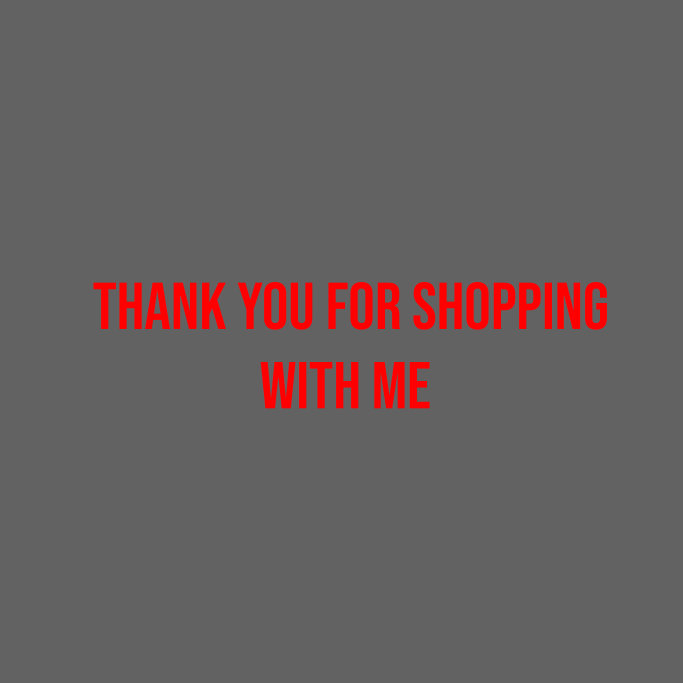
#> input picture assets/hide_me.png, 2048 x 2048 px (shown at 1/3 size); its folder holds only this picture in this run
$ python -i psd_builder.py   (imports and definitions only)
#> lines starting #> are read from the running program, lines starting #| are printed output that depends on the picture
#> further down, picture is the input picture: PIL image 2048x2048 RGBA; mean R, G, B, A 75.5, 66.6, 66.6, 215.4
"""
PSD Builder - turns a Substance Painter export into the Chain + Pendant PSD.

Painter (with the "MXB" preset) exports, per texture set X:
    <mesh>_X.1001.psd   one PSD holding layers  X, X_ao, X_2D, X_mask, X_curv
    X_n.tga  X_s.tga  X_r.tga

The app writes this PSD itself (no Photoshop needed), top to bottom:
    Hide me                      (locked "thank you" overlay)
    Pendant / Chain
        rough  -> X_r
        spec   -> X_s
        Norm   -> Bikes (green flipped), X_n
        Base   -> Shading (X_ao, X_2D, X_curv, X_mask - per the shading recipe), X
Colour fills are left for you to add.

Exporting game textures from a finished PSD (after your masks and colours) still uses Photoshop,
because only Photoshop can blend your edits exactly.
"""
import copy
import glob
import json
import os
import re
import shutil
import subprocess
import tempfile
import threading
import time
import uuid

from PIL import Image, ImageChops

import psd_writer

# ------------------------------------------------------------ the recipe
# Shading layers, top to bottom, per part. Editable in the app (saved in the config).
MAPS = ("ao", "2D", "curv", "mask")
DEFAULT_SHADING = {
    "Chain": [
        {"map": "ao", "blend": "Multiply", "opacity": 50, "on": True},
        {"map": "2D", "blend": "Overlay", "opacity": 60, "on": True},
        {"map": "curv", "blend": "Overlay", "opacity": 25, "on": False},
        {"map": "mask", "blend": "Multiply", "opacity": 100, "on": False},
    ],
    "Pendant": [
        {"map": "ao", "blend": "Multiply", "opacity": 70, "on": True},
        {"map": "2D", "blend": "Overlay", "opacity": 60, "on": True},
        {"map": "curv", "blend": "Overlay", "opacity": 25, "on": True},
        {"map": "mask", "blend": "Multiply", "opacity": 100, "on": True},
    ],
}
FLIPPED_NORMAL_NAME = "Bikes"
HIDE_ME_NAME = "Hide me"
SLOTS = ("Chain", "Pendant")          # Pendant group ends up on top
NONE = "— none —"


# [16 lines left out: function shading_recipe, not called in this run]

UDIM_RE = re.compile(r"\.\d{4}$")     # the ".1001" Painter adds


# --------------------------------------------------------- finding sets
# [62 lines left out: functions find_sets, guess_slots, not called in this run]


# --------------------------------------------------------- Photoshop
def _no_window():
    return getattr(subprocess, "CREATE_NO_WINDOW", 0)


# [36 lines left out: functions running_photoshop, installed_photoshops, pick_photoshop, not called in this run]


# --------------------------------------------------------- script
def _js_path(p):
    return p.replace("\\", "/") if p else None


JSX_LIB = r"""
var warnings = [];
function q(s) {
    s = String(s);
    return '"' + s.replace(/\\/g, '\\\\').replace(/"/g, '\\"').replace(/\r/g, '').replace(/\n/g, '\\n') + '"';
}
function log(s) {
    try { var f = new File(CFG.log); f.encoding = "UTF-8"; f.open("a"); f.writeln(s); f.close(); } catch (e) {}
}
function warn(s) { warnings.push(s); log("! " + s); }
function finish(ok, msg, extra) {
    var w = "";
    for (var i = 0; i < warnings.length; i++) { w += (i ? "," : "") + q(warnings[i]); }
    var f = new File(CFG.result); f.encoding = "UTF-8"; f.open("w");
    f.write('{"ok":' + (ok ? 'true' : 'false') + ',"message":' + q(msg) + ',"warnings":[' + w + ']' + (extra || '') + '}');
    f.close();
}
// find a group inside a group by name, ignoring upper/lower case
function subSet(parent, name) {
    for (var i = 0; i < parent.layerSets.length; i++)
        if (parent.layerSets[i].name.replace(/\s+$/, "").toLowerCase() == name.toLowerCase()) return parent.layerSets[i];
    return null;
}
// ---------------------------------------------------------- export
function exportVisible(doc, file) {
    var d = doc.duplicate("tw_export", true);
    d.flatten();
    for (var i = d.channels.length - 1; i >= 0; i--)
        if (d.channels[i].kind != ChannelType.COMPONENT) d.channels[i].remove();
    if (d.bitsPerChannel != BitsPerChannelType.EIGHT) d.bitsPerChannel = BitsPerChannelType.EIGHT;
    var o = new TargaSaveOptions();
    o.resolution = TargaBitsPerPixels.TWENTYFOUR; o.alphaChannels = false; o.rleCompression = false;
    d.saveAs(file, o, true, Extension.LOWERCASE);
    d.close(SaveOptions.DONOTSAVECHANGES);
    app.activeDocument = doc;
}
function setNameOf(part) {
    try {
        var base = subSet(part, "Base");
        if (base && base.artLayers.length) return base.artLayers[base.artLayers.length - 1].name;
    } catch (e) {}
    return part.name;
}
// export every Chain/Pendant group as game tgas: X.tga (Base) and X_n.tga (Norm).
// X_s / X_r are copied from the original Painter tgas (keeps their alpha) or exported if missing.
function exportGame(doc, outDir, srcDir) {
    var out = new Folder(outDir);
    if (!out.exists) out.create();
    var top = [], i, j, made = [];
    for (i = 0; i < doc.layers.length; i++) top.push([doc.layers[i], doc.layers[i].visible]);
    var maps = [["Base", ""], ["Norm", "_n"], ["Spec", "_s"], ["Rough", "_r"]];
    for (i = 0; i < doc.layerSets.length; i++) {
        var part = doc.layerSets[i];
        var subs = [];
        for (j = 0; j < maps.length; j++) {
            var sub = subSet(part, maps[j][0]);
            if (sub) subs.push([maps[j], sub]);
        }
        if (!subs.length) continue;
        var X = setNameOf(part);
        log("Exporting " + part.name + " (" + X + ")");
        for (j = 0; j < top.length; j++) top[j][0].visible = (top[j][0] == part);
        var subVis = [];
        for (j = 0; j < subs.length; j++) subVis.push(subs[j][1].visible);
        for (j = 0; j < subs.length; j++) {
            var suffix = subs[j][0][1], target = new File(outDir + "/" + X + suffix + ".tga");
            if ((suffix == "_s" || suffix == "_r") && srcDir) {
                var orig = new File(srcDir + "/" + X + suffix + ".tga");
                if (orig.exists && orig.fsName != target.fsName) {
                    if (target.exists) target.remove();
                    orig.copy(target); made.push(target.name); continue;
                }
                if (orig.exists) { made.push(target.name); continue; }
                warn("No original " + X + suffix + ".tga - exported it from the PSD without alpha");
            }
            for (var k = 0; k < subs.length; k++) subs[k][1].visible = (k == j);
            exportVisible(doc, target);
            made.push(target.name);
        }
        for (j = 0; j < subs.length; j++) subs[j][1].visible = subVis[j];
    }
    for (j = 0; j < top.length; j++) top[j][0].visible = top[j][1];
    return made;
}
"""

JSX_EXPORT = r"""
(function () {
    var oldUnits = app.preferences.rulerUnits, oldDlg = app.displayDialogs;
    try {
        app.preferences.rulerUnits = Units.PIXELS;
        app.displayDialogs = DialogModes.NO;
        var f = new File(CFG.psd), doc = null;
        for (var i = 0; i < app.documents.length; i++) {
            try { if (app.documents[i].fullName.fsName == f.fsName) doc = app.documents[i]; }
            catch (e) {}          // unsaved documents have no file yet
        }
        var wasOpen = !!doc;
        if (!doc) { log("Opening " + CFG.psd); doc = open(f); }
        app.activeDocument = doc;
        var made = exportGame(doc, CFG.export_dir, CFG.tga_src_dir);
        if (!wasOpen) doc.close(SaveOptions.DONOTSAVECHANGES);
        var m = ""; for (i = 0; i < made.length; i++) m += (i ? "," : "") + q(made[i]);
        if (!made.length) finish(false, "No Chain/Pendant groups with Base/Norm/Spec/Rough found in that PSD");
        else finish(true, "Exported " + made.length + " files", ',"exported":[' + m + ']');
    } catch (e) {
        finish(false, e.message + " (script line " + e.line + ")");
    } finally {
        app.preferences.rulerUnits = oldUnits; app.displayDialogs = oldDlg;
    }
})();
"""


def _header(cfg):
    return "#target photoshop\n// Made by Terps WorkFlow - PSD Builder\nvar CFG = " + json.dumps(cfg) + ";\n"


# [4 lines left out: function export_script_cfg, not called in this run]


def make_jsx(cfg, kind="export"):
    return _header(cfg) + JSX_LIB + JSX_EXPORT


# --------------------------------------------------------- running it
class Job:
    """Runs a script in Photoshop and reports back. on_progress(text) and on_done(result) are called
    from a background thread - wrap them for the UI thread yourself."""

    # [11 lines left out: function __init__, not called in this run]

    def start(self):
        threading.Thread(target=self._run, daemon=True).start()
        return self

    # [60 lines left out: functions _run, _painter_layers, _find, not called in this run]


def _flip_green(img):
    r, g, b = img.convert("RGB").split()
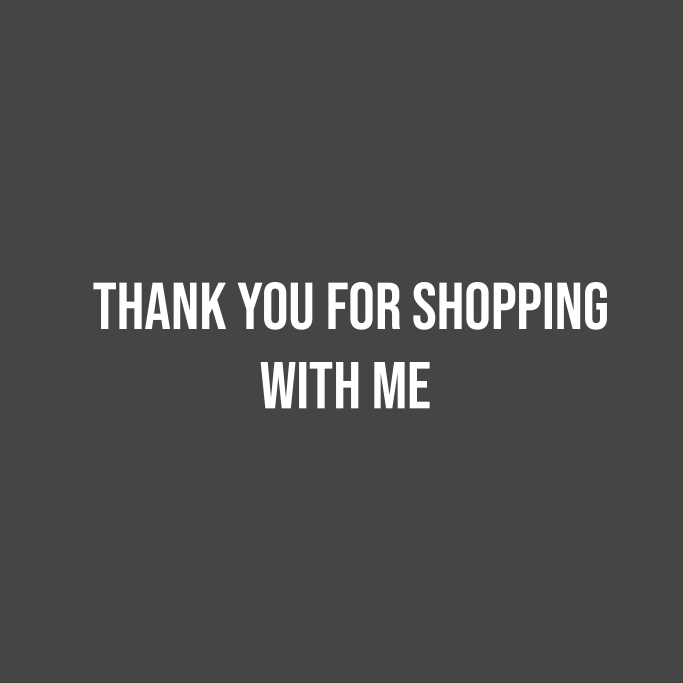
#> r: PIL image 2048x2048 L (shown at 1/3 size); min 69, max 255, mean 75.5
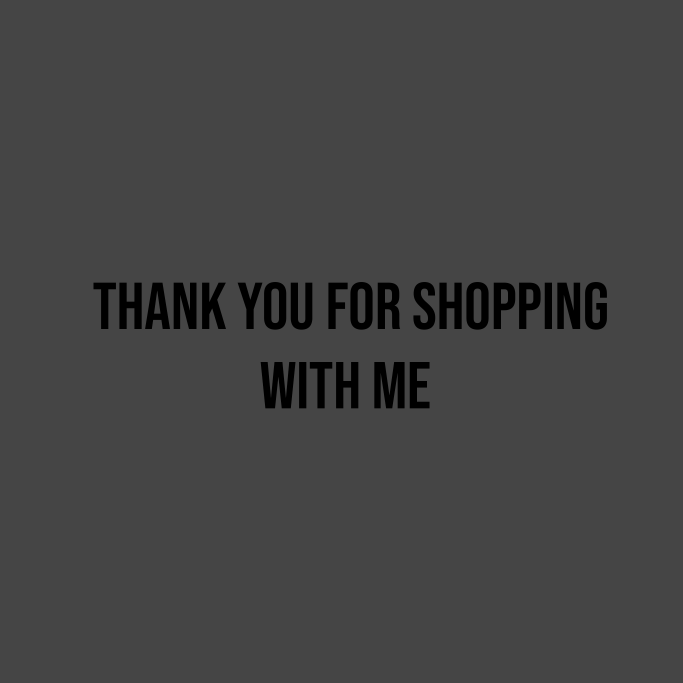
#> g: PIL image 2048x2048 L (shown at 1/3 size); min 0, max 69, mean 66.6
    return Image.merge("RGB", (r, g.point(lambda v: 255 - v), b))
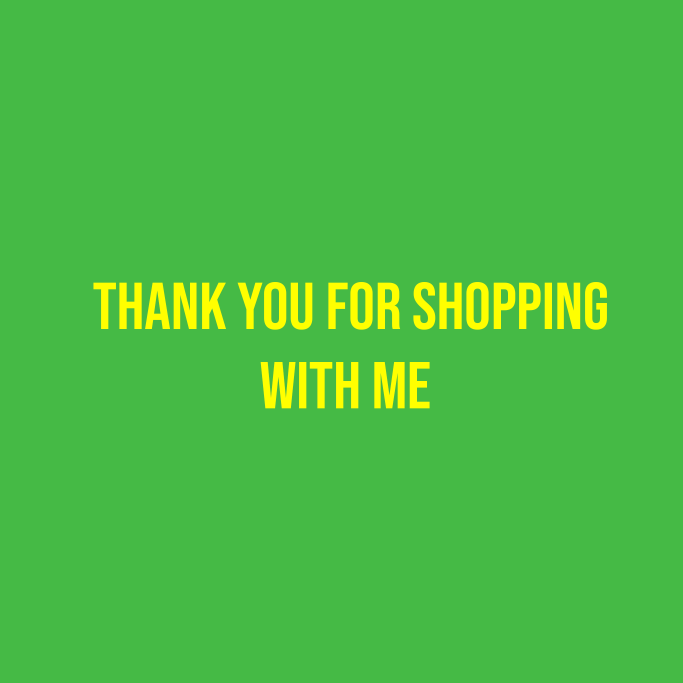
#> returned value: PIL image 2048x2048 RGB (shown at 1/3 size); mean R, G, B 75.5, 188.4, 66.6


# [104 lines left out: functions _blend, build_psd, not called in this run]


class BuildJob:
    """Runs build_psd on a background thread. Callbacks run on that thread - hand them to the UI yourself."""

    def __init__(self, on_progress, on_done, **kw):
        self.kw, self.on_progress, self.on_done = kw, on_progress, on_done

    def start(self):
        threading.Thread(target=self._run, daemon=True).start()
        return self

    # [9 lines left out: function _run, not called in this run]

>>> from PIL import Image
>>> picture = Image.open('assets/hide_me.png')
>>> result = _flip_green(picture)
